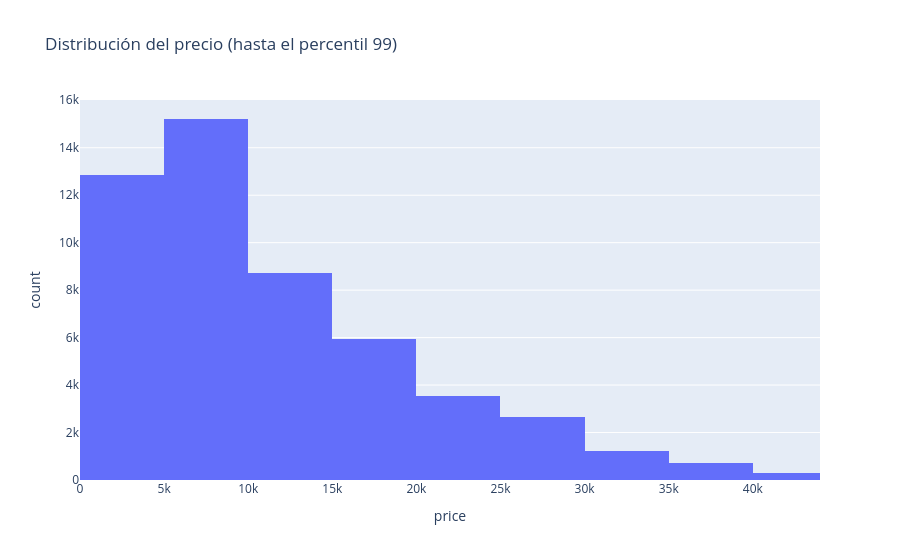

Notebook cell for this chart:
### Markdown cell above
## 4. Distribuciones numéricas

### Code cell
fig = px.histogram(df, x="price", nbins=80, range_x=[0, precio_p99],
                   title="Distribución del precio (hasta el percentil 99)")
fig.show()

### Figure 1 — Plotly figure (JSON) as saved in the notebook; plotly's stock layout.template omitted (floating-point values rounded to 4 significant figures; data arrays with more than 128 entries replaced by an {"elided": "..."} marker saying what was removed)
{"data": [{"bingroup": "x", "hovertemplate": "price=%{x}<br>count=%{y}<extra></extra>", "legendgroup": "", "marker": {"color": "#636efa", "pattern": {"shape": ""}}, "name": "", "nbinsx": 80, "orientation": "v", "showlegend": false, "type": "histogram", "x": {"elided": "51525 int values"}, "xaxis": "x", "yaxis": "y"}], "layout": {"barmode": "relative", "legend": {"tracegroupgap": 0}, "title": {"text": "Distribución del precio (hasta el percentil 99)"}, "xaxis": {"anchor": "y", "domain": [0, 1], "range": [0, 43995], "title": {"text": "price"}}, "yaxis": {"anchor": "x", "domain": [0, 1], "title": {"text": "count"}}}}
